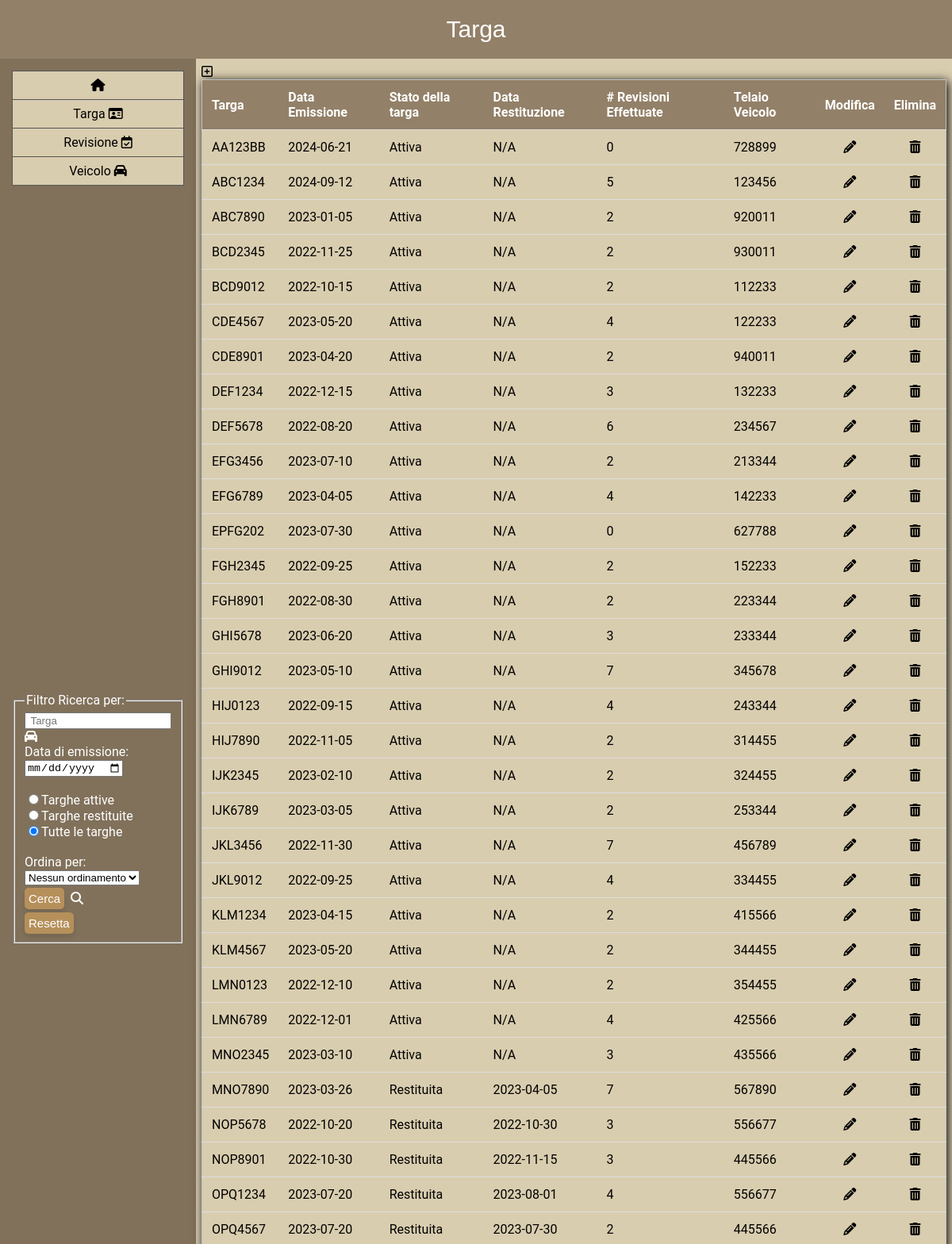
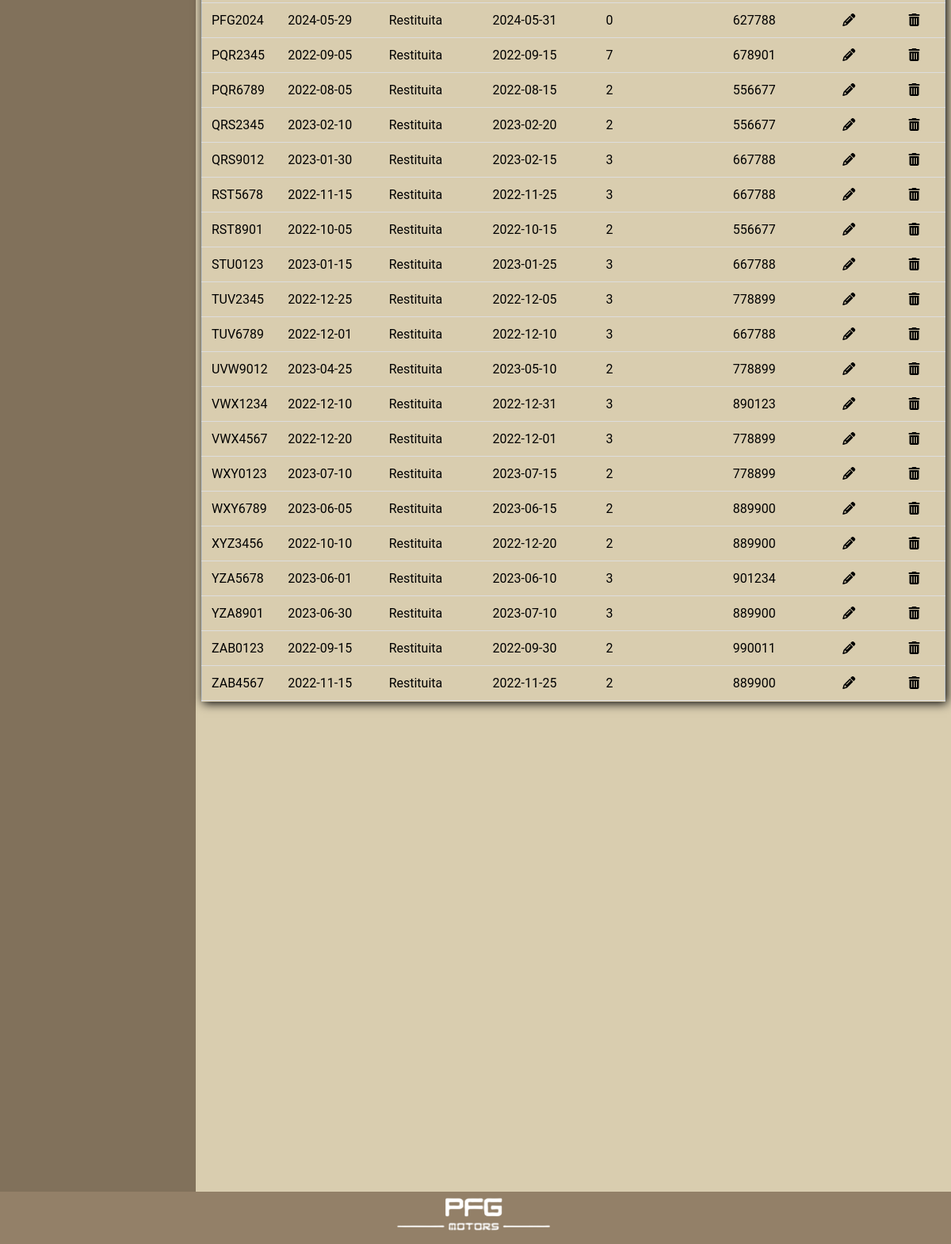
Page /targa/ on the committed database (2 pictures, top to bottom).
### main/views.py (the view)
# urls.py: path('targa/', views.targa, name='targa'),
def targa(request):
    if request.method == "POST":
        numTarga = request.POST.get("numerotarga", "")
        dataEM = request.POST.get("dataemtarga", "")
        radiocheck = request.POST.get("radiofiltrotarga", "")
        valoreordinamento = request.POST.get("scelta", "")
        errore = request.POST.get("error", "")
    else:
        numTarga = ""
        dataEM = ""
        radiocheck = ""
        valoreordinamento = ""
        errore = ""
    result = get_targa(numTarga, dataEM, radiocheck, valoreordinamento)
    return render(request, 'targa.html', {'result': result, 'error': errore})

### main/templates/Targa.html (shortened to what this page needs)
<!DOCTYPE html>
<html lang="it" dir="ltr">
<head>
    <link rel="stylesheet" href="../static/css/main_page.css">
    <link rel="stylesheet" href="https://cdnjs.cloudflare.com/ajax/libs/font-awesome/4.7.0/css/font-awesome.min.css">
</head>
<body>
    {% with numTarga="" dataEM="" radiocheck="" valoreordinamento="" count_revisioni=0 %}
    <header id="header">
        Targa
    </header>
    <div class="container-fluid">
        <div class="row">
            <div class="ricercasx col-sm-3 p-2">
                <div class="nav" style="flex: 1;">
                    {% include 'nav.html' %}
                </div>
                <div class="filtro">
                    <form name="form_ricerca" method="post">
                        <fieldset>
                            <legend>Filtro Ricerca per:</legend>
                            <input type="search" name="numerotarga" placeholder=" Targa" pattern="[A-Za-z0-9]+"
                                title="Inserisci solo lettere e numeri" maxlength="7">
                            <i class="fa fa-automobile"></i><br>
                            Data di emissione:<br>
                            <input type="date" name="dataemtarga"><br><br>
                            <input type="radio" name="radiofiltrotarga" value="targheatt">Targhe attive<br>
                            <input type="radio" name="radiofiltrotarga" value="targherest">Targhe restituite <br>
                            <input type="radio" name="radiofiltrotarga" value="targhetutte" checked>Tutte le targhe
                            <br><br>
                            <label for="scelta">Ordina per:</label>
                            <select id="ordinamento" name="scelta">
                                <option value="ordinamentoNullo" selected>Nessun ordinamento</option>
                            </select>
                            <br>
                            <input type="submit" name="bottonericerca" id="bottonericerca" value="Cerca">&nbsp&nbsp;<i
                                class="fa fa-search"></i><br>
                            <input type="reset" name="bottonericerca" value="Resetta">
                        </fieldset>
                    </form>
                </div>
            </div>
            <div class="risultato col-sm-9 p-2">
                <a href="/aggiungi"><i id="icona_aggiungi" class="fa fa-plus-square-o"></i></a>
                <div class="table-container">
                    <table class="table">
                        <tr class="header">
                            <th>Targa</th>
                            <th>Data Emissione</th>
                            <th>Stato della targa</th>
                            <th>Data Restituzione</th>
                            <th># Revisioni Effettuate</th>
                            <th>Telaio Veicolo</th>
                            <th>Modifica</th>
                            <th>Elimina</th>
                        </tr>
                        {% for riga in result %}
                        <tr>
                            <td>{{ riga.0 }}</td>
                            <td>{{ riga.1 }}</td>
                            <td>{{ riga.5 }}</td>
                            <td>{{ riga.6 }}</td>
                            <td>{{ riga.2 }}</td>
                            {% if riga.5 == "Attiva" %}
                            <td>{{ riga.4 }}</td>
                            {% else %}
                            <td>{{ riga.3 }}</td>
                            {% endif %}
                            <td id="icona_modifica">
                                {% if riga.5 == "Attiva" %}
                                <a
                                    href="/modifica/?numTarga={{ riga.0 }}&dataEM={{ riga.1 }}&OLDstato={{ riga.5 }}&OLDtelaio={{ riga.4 }}&OLDdataRes={{ riga.6 }}">
                                    {% else %}
                                    <a
                                        href="/modifica/?numTarga={{ riga.0 }}&dataEM={{ riga.1 }}&OLDstato={{ riga.5 }}&OLDtelaio={{ riga.3 }}&OLDdataRes={{ riga.6 }}">
                                        {% endif %}
                                        <i class="fa fa-pencil"></i>
                                    </a>
                            </td>
                            <td id="icona_elimina">
                                <a onclick="Mostra('{{ riga.0 }}')">
                                    <i class="fa fa-trash"></i>
                                </a>
                            </td>
                        </tr>
                        {% endfor %}
                </div>
            </div>
        </div>
    </div>
    {% include 'Footer.html' %}
    {% endwith %}
</body>
</html>

### main/templates/Nav.html
  <nav class="navbar nav navbar-expand-lg">
      <div class="collapse navbar-collapse" id="navbarNav">
        <ul class="navbar-nav flex-column">
          <li class="nav-item">
            <a class="nav-link" href="/"><i class="fa fa-home"></i></a>
          </li>
          <li class="nav-item">
            <a class="nav-link" href="/targa">Targa <i class="fa fa-drivers-license-o"></i></a>
          </li>
          <li class="nav-item">
            <a class="nav-link" href="/revisione">Revisione <i class="fa fa-calendar-check-o"></i></a>
          </li>
          <li class="nav-item">
            <a class="nav-link" href="/veicolo">Veicolo <i class="fa fa-car"></i></a>
          </li>
        </ul>
      </div>
  </nav>

### main/templates/Footer.html
<html>
    <body>
        <footer id="footer">
            <div  id="footerImage" >
                <img src="../static/images/LogoWhiteAlt.png" alt="LogoFooter non caricato">
            </div>
        </footer>
    </body>
</html>

### main/static/css/main_page.css (style rules this page uses)
* { box-sizing: border-box; }
html, body { overflow: hidden; }
ul { list-style-type: none; margin: 0; padding: 0; width: 100%; max-width: 300px; background-color: #D9CDAF; border: 1px solid #555; }
li a { display: block; color: #000; padding: 8px 16px; text-decoration: none; }
li { text-align: center; border-bottom: 1px solid #555; }
li:last-child { border-bottom: none; }
.nav { flex: 1 1 23vh; height: 25vh; }
.row { display: flex; flex:1; margin:0; padding:0; }
.container-fluid { display: flex; flex-direction: column; height:100vh; padding:0; margin:0; }
input[type=submit] { background-color: #b6905b; color: rgb(255, 255, 255); margin-top: 3px; padding: 5px 5px; font-size: 15px; border: none; border-radius: 5px; cursor: pointer; box-shadow: 0 4px 6px rgba(0, 0, 0, 0.1); transition: background-color 0.3s ease; }
input[type=reset] { background-color: #b6905b; margin-top: 4px; color: rgb(255, 255, 255); padding: 5px 5px; font-size: 15px; border: none; border-radius: 5px; cursor: pointer; box-shadow: 0 4px 6px rgba(0, 0, 0, 0.1); transition: background-color 0.3s ease; }
.filtro { flex: 1 1 30vh; color: white; height: 40vh; margin: auto; }
body { font-family: 'Roboto', sans-serif; margin: 0; padding: 0; background-color: #938068; min-height: 100vh; display: flex; flex-direction: column; }
header { font-family: 'Trebuchet MS', sans-serif; background-color: #938068; padding: 20px; text-align: center; font-size: 30px; color: white; }
footer { background-color: #938068; padding: 5px; padding-bottom: 10px; position: fixed; bottom: 0; width: 100%; text-align: center; color: white; }
#footerImage { margin-left: auto; margin-right: auto; max-width: 200px; height: auto; object-fit: cover; position: relative; }
a { text-decoration: none; color: black; }
.ricercasx { background-color: #81715b; padding: 15px; flex: 1 1 25vw; }
#icona_aggiungi { text-align: center; }
#icona_modifica { text-align: center; position: relative; }
#icona_elimina { text-align: center; position: relative; }
.risultato { width: 100%; background-color: #D9CDAF; height: 100%; padding: 7px; }
.table-container { flex: 1; overflow-y: auto; max-height: 75vh; overflow-x: hidden; box-shadow: 2px 2px 12px; }
img { width: 100%; height: auto; }
table { border-collapse: collapse; width: 100%; border: 1px solid #bdc3c7; box-shadow: 2px 2px 12px; }
tr { transition: all .2s ease-in; }
th, td { padding: 12px; text-align: left; border-bottom: 1px solid #dddddd; }
.header { background-color: #938068; color: #fff; }

### rows in the picture
TARGA_RESTITUITA: targa "MNO7890", riga "2023-03-26", riga "Restituita", dataRes "2023-04-05", riga "7", veicolo "567890"
TARGA_RESTITUITA: targa "NOP5678", riga "2022-10-20", riga "Restituita", dataRes "2022-10-30", riga "3", veicolo "556677"
TARGA_RESTITUITA: targa "NOP8901", riga "2022-10-30", riga "Restituita", dataRes "2022-11-15", riga "3", veicolo "445566"
TARGA_RESTITUITA: targa "OPQ1234", riga "2023-07-20", riga "Restituita", dataRes "2023-08-01", riga "4", veicolo "556677"
TARGA_RESTITUITA: targa "OPQ4567", riga "2023-07-20", riga "Restituita", dataRes "2023-07-30", riga "2", veicolo "445566"
TARGA_RESTITUITA: targa "PFG2024", riga "2024-05-29", riga "Restituita", dataRes "2024-05-31", riga "0", veicolo "627788"
TARGA_RESTITUITA: targa "PQR2345", riga "2022-09-05", riga "Restituita", dataRes "2022-09-15", riga "7", veicolo "678901"
TARGA_RESTITUITA: targa "PQR6789", riga "2022-08-05", riga "Restituita", dataRes "2022-08-15", riga "2", veicolo "556677"
TARGA_RESTITUITA: targa "QRS2345", riga "2023-02-10", riga "Restituita", dataRes "2023-02-20", riga "2", veicolo "556677"
TARGA_RESTITUITA: targa "QRS9012", riga "2023-01-30", riga "Restituita", dataRes "2023-02-15", riga "3", veicolo "667788"
TARGA_RESTITUITA: targa "RST5678", riga "2022-11-15", riga "Restituita", dataRes "2022-11-25", riga "3", veicolo "667788"
TARGA_RESTITUITA: targa "RST8901", riga "2022-10-05", riga "Restituita", dataRes "2022-10-15", riga "2", veicolo "556677"
TARGA_RESTITUITA: targa "STU0123", riga "2023-01-15", riga "Restituita", dataRes "2023-01-25", riga "3", veicolo "667788"
TARGA_RESTITUITA: targa "TUV2345", riga "2022-12-25", riga "Restituita", dataRes "2022-12-05", riga "3", veicolo "778899"
TARGA_RESTITUITA: targa "TUV6789", riga "2022-12-01", riga "Restituita", dataRes "2022-12-10", riga "3", veicolo "667788"
TARGA_RESTITUITA: targa "UVW9012", riga "2023-04-25", riga "Restituita", dataRes "2023-05-10", riga "2", veicolo "778899"
TARGA_RESTITUITA: targa "VWX1234", riga "2022-12-10", riga "Restituita", dataRes "2022-12-31", riga "3", veicolo "890123"
TARGA_RESTITUITA: targa "VWX4567", riga "2022-12-20", riga "Restituita", dataRes "2022-12-01", riga "3", veicolo "778899"
TARGA_RESTITUITA: targa "WXY0123", riga "2023-07-10", riga "Restituita", dataRes "2023-07-15", riga "2", veicolo "778899"
TARGA_RESTITUITA: targa "WXY6789", riga "2023-06-05", riga "Restituita", dataRes "2023-06-15", riga "2", veicolo "889900"
TARGA_RESTITUITA: targa "XYZ3456", riga "2022-10-10", riga "Restituita", dataRes "2022-12-20", riga "2", veicolo "889900"
TARGA_RESTITUITA: targa "YZA5678", riga "2023-06-01", riga "Restituita", dataRes "2023-06-10", riga "3", veicolo "901234"
TARGA_RESTITUITA: targa "YZA8901", riga "2023-06-30", riga "Restituita", dataRes "2023-07-10", riga "3", veicolo "889900"
TARGA_RESTITUITA: targa "ZAB0123", riga "2022-09-15", riga "Restituita", dataRes "2022-09-30", riga "2", veicolo "990011"
TARGA_RESTITUITA: targa "ZAB4567", riga "2022-11-15", riga "Restituita", dataRes "2022-11-25", riga "2", veicolo "889900"

### other values in the picture
{{ riga.0 }} "AA123BB" "ABC1234" "ABC7890" "BCD2345" "BCD9012" "CDE4567" "CDE8901" "DEF1234" "DEF5678" "EFG3456" "EFG6789" "EPFG202" "FGH2345" "FGH8901" "GHI5678" "GHI9012" "HIJ0123" "HIJ7890" "IJK2345" "IJK6789" "JKL3456" "JKL9012" "KLM1234" "KLM4567" "LMN0123" "LMN6789" "MNO2345"
{{ riga.1 }} "2024-06-21" "2024-09-12" "2023-01-05" "2022-11-25" "2022-10-15" "2023-05-20" "2023-04-20" "2022-12-15" "2022-08-20" "2023-07-10" "2023-04-05" "2023-07-30" "2022-09-25" "2022-08-30" "2023-06-20" "2023-05-10" "2022-09-15" "2022-11-05" "2023-02-10" "2023-03-05" "2022-11-30" "2022-09-25" "2023-04-15" "2023-05-20" "2022-12-10" "2022-12-01" "2023-03-10"
{{ riga.5 }} "Attiva" "Attiva" "Attiva" "Attiva" "Attiva" "Attiva" "Attiva" "Attiva" "Attiva" "Attiva" "Attiva" "Attiva" "Attiva" "Attiva" "Attiva" "Attiva" "Attiva" "Attiva" "Attiva" "Attiva" "Attiva" "Attiva" "Attiva" "Attiva" "Attiva" "Attiva" "Attiva"
{{ riga.6 }} "N/A" "N/A" "N/A" "N/A" "N/A" "N/A" "N/A" "N/A" "N/A" "N/A" "N/A" "N/A" "N/A" "N/A" "N/A" "N/A" "N/A" "N/A" "N/A" "N/A" "N/A" "N/A" "N/A" "N/A" "N/A" "N/A" "N/A"
{{ riga.2 }} "0" "5" "2" "2" "2" "4" "2" "3" "6" "2" "4" "0" "2" "2" "3" "7" "4" "2" "2" "2" "7" "4" "2" "2" "2" "4" "3"
{{ riga.4 }} "728899" "123456" "920011" "930011" "112233" "122233" "940011" "132233" "234567" "213344" "142233" "627788" "152233" "223344" "233344" "345678" "243344" "314455" "324455" "253344" "456789" "334455" "415566" "344455" "354455" "425566" "435566"
